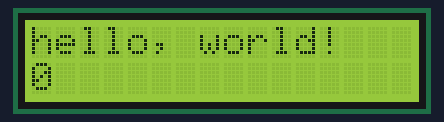
The sketch below on a simulated Arduino Uno, built with avr-gcc and run on an emulated ATmega328P. Shown: 16×2 character LCD.

Above: at 0.1 s.
At 4.1 s:
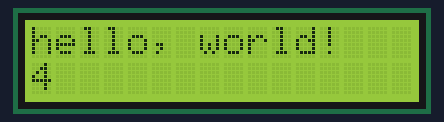
At 9.1 s:
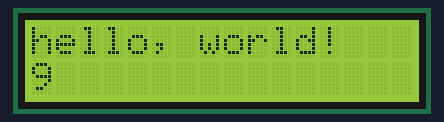
At 19.1 s:
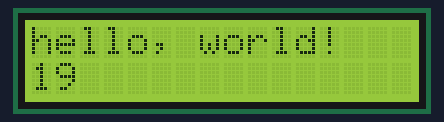
At 29.1 s:
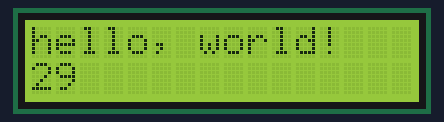
At 39.1 s:
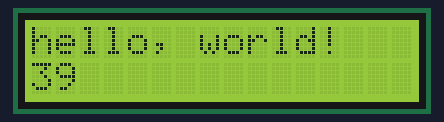

The sketch:

Arduino_lcd.ino
```cpp
// include the library code:
#include <LiquidCrystal.h>

// initialize the library by associating any needed LCD interface pin
// with the arduino pin number it is connected to
const int rs = 12, en = 11, d4 = 5, d5 = 4, d6 = 3, d7 = 2;
LiquidCrystal lcd(2,3,4,5,6,7);

void setup() {
  // set up the LCD's number of columns and rows:
  lcd.begin(16, 2);
  // Print a message to the LCD.
  lcd.print("hello, world!");
}

void loop() {
  // set the cursor to column 0, line 1
  // (note: line 1 is the second row, since counting begins with 0):
  lcd.setCursor(0, 1);
  // print the number of seconds since reset:
  lcd.print(millis() / 1000);
}
```

Measured:
- what the display in image 1 shows lasts 1.0 s, from 4.0 s to 5.0 s
